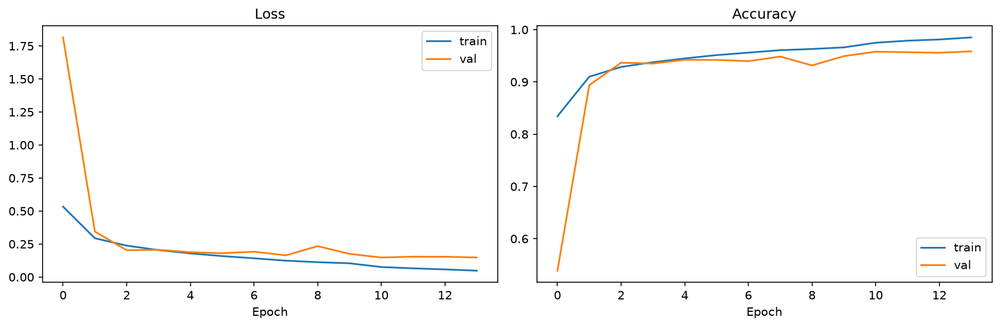
#> input picture projet2_AI_Sketch/models/sketch_cnn_model_curves.png, 1000 x 327 px, shrunk from 1784 x 584 before the run
$ python -i bonus_filters.py   (imports and definitions only)
#> lines starting #> are read from the running program, lines starting #| are printed output that depends on the picture; after the words box and inside, x2 and y2 are one past the last pixel; in counts of white or black regions, pixels touching at a corner belong together
#> further down, picture is the input picture: shape (327, 1000, 3); mean B, G, R 249, 249.5, 250
import cv2
import numpy as np
import os
from datetime import datetime

class BonusFilters:
    @staticmethod
    def apply_sketch_effect(image):
        """Applique un effet esquisse au crayon (Bonus OpenCV)."""
        if image is None:
            raise ValueError("L'image fournie est invalide.")
        gray = cv2.cvtColor(image, cv2.COLOR_BGR2GRAY)
        inv = 255 - gray
        blur = cv2.GaussianBlur(inv, (21, 21), 0)
        sketch = cv2.divide(gray, 255 - blur, scale=256.0)
        return sketch

    @staticmethod
    def apply_canny_edges(image, threshold1=100, threshold2=200):
        """Applique un filtre de contours Canny."""
        if image is None:
            raise ValueError("L'image fournie est invalide.")
        gray = cv2.cvtColor(image, cv2.COLOR_BGR2GRAY)
        edges = cv2.Canny(gray, threshold1, threshold2)
        return edges

    @staticmethod
    def apply_cartoon_effect(image):
        """Applique un effet cartoon / peinture stylisée."""
        if image is None:
            raise ValueError("L'image fournie est invalide.")
        gray = cv2.cvtColor(image, cv2.COLOR_BGR2GRAY)
        gray = cv2.medianBlur(gray, 7)
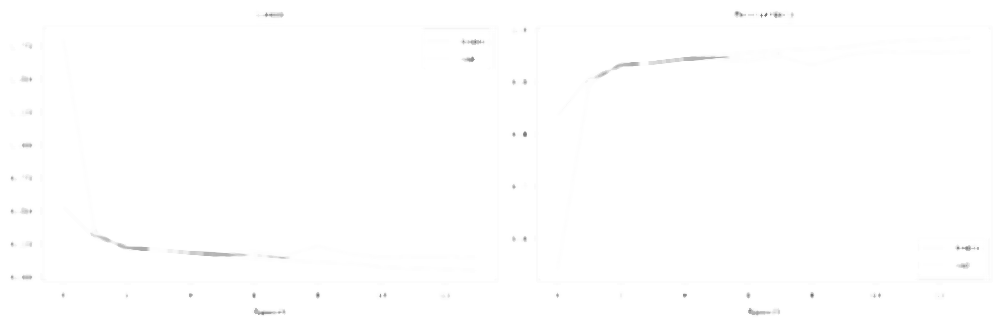
#> gray: shape (327, 1000); min 112, max 255, mean 254.5
        edges = cv2.adaptiveThreshold(gray, 255, cv2.ADAPTIVE_THRESH_MEAN_C,
                                      cv2.THRESH_BINARY, 9, 9)
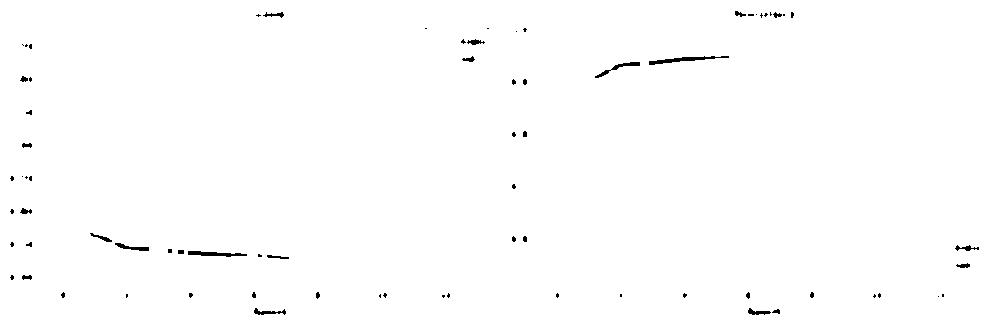
#> edges: shape (327, 1000); 99.3% white; 74 black regions (48 under 20 px), largest, box (x1, y1, x2, y2) and area: (649, 56, 729, 65) 253, (188, 251, 247, 257) 201, (595, 62, 640, 78) 151
        color = cv2.bilateralFilter(image, 9, 300, 300)
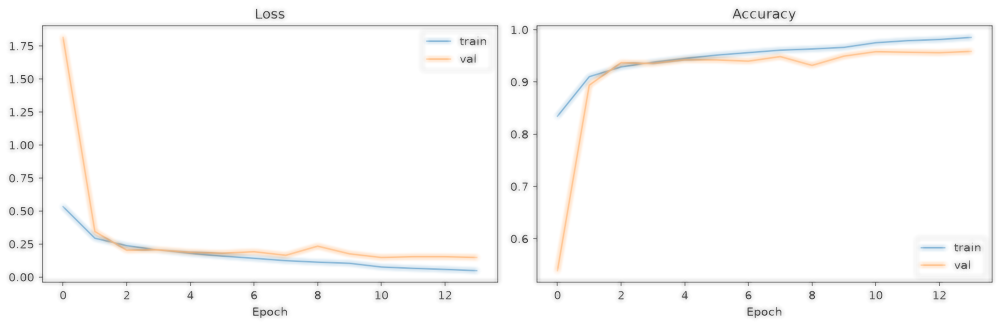
#> color: shape (327, 1000, 3); mean B, G, R 249.9, 250.3, 250.7
        cartoon = cv2.bitwise_and(color, color, mask=edges)
        return cartoon

    @staticmethod
    def save_to_gallery(image, output_dir="static/gallery/"):
        """Enregistre le dessin réalisé dans la galerie d'images."""
        if image is None:
            raise ValueError("Impossible d'enregistrer une image vide.")
        if not os.path.exists(output_dir):
            os.makedirs(output_dir)
        filename = datetime.now().strftime("sketch_%Y%m%d_%H%M%S.png")
        filepath = os.path.join(output_dir, filename)
        cv2.imwrite(filepath, image)
        return filepath

>>> import cv2
>>> picture = cv2.imread('../models/sketch_cnn_model_curves.png')
>>> result = BonusFilters().apply_cartoon_effect(picture)
